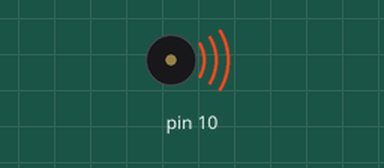
Simulated run of this sketch. Board: Arduino Uno, built with avr-gcc and run on an emulated ATmega328P. Shown: buzzer (waves = sounding).

Above: at 0.3 s.
At 4.5 s:
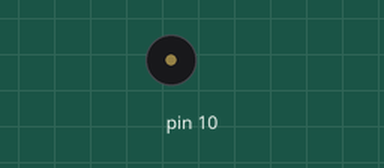
Timing chart, 0 to 6.5 s (numbered marks = the images above):
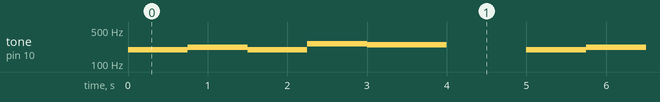

Measured:
- by itself, tone on pin 10: repeats every 5.0 s: 220 Hz 0.75 s, 196 Hz 0.75 s, 262 Hz 0.75 s, 247 Hz 1.0 s, silent 1.0 s, 196 Hz 0.75 s

The sketch:

SG90.ino
```cpp
void setup(){
  pinMode(10, OUTPUT);  //无源蜂鸣器接到D10引脚 设置D10引脚为输出
}

void NewTone(int pin,int hz,int time) //音符发声函数 pin是频率输出引脚 hz是频率 time是发声时间
{
  tone(pin,hz);   //发声
  delay(time);    //持续时间
  noTone(pin);    //停止发声
}

void loop(){
  NewTone(10,196,375);
  NewTone(10,196,375);
  NewTone(10,220,750);
  NewTone(10,196,750);
  NewTone(10,262,750);
  NewTone(10,247,1000);
  delay(1000);
}
```
